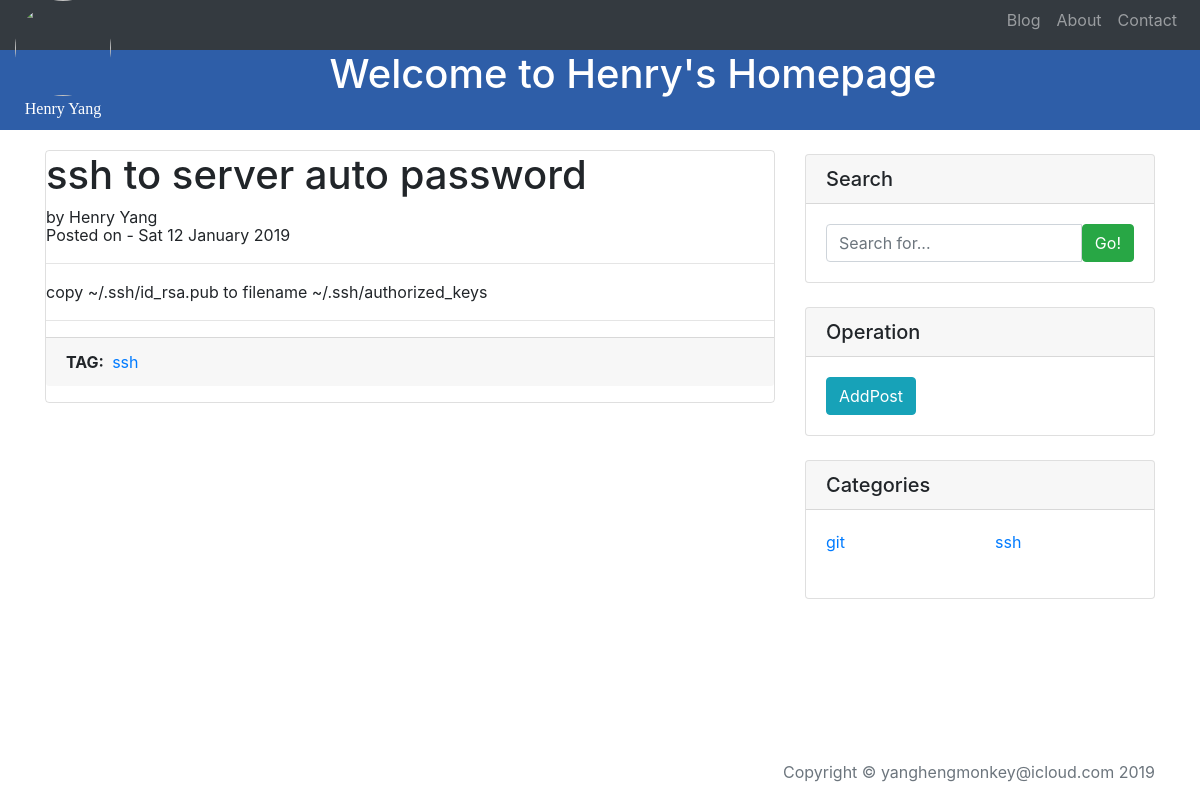
The page /blog/3/ on the database as committed earlier.
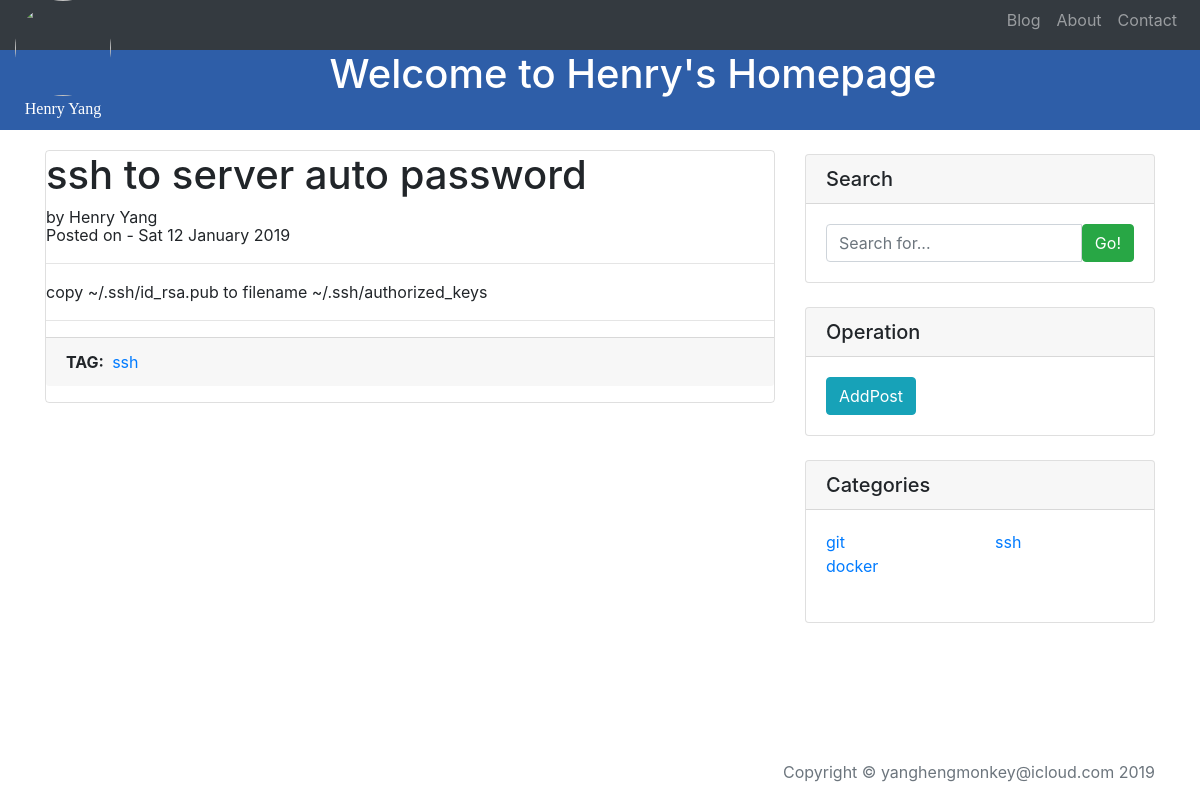
The same page on the database as committed later.
### blog/views.py (the view)
# urls.py: url(r'^(?P<pk>[0-9]+)/$', views.PostDetailView.as_view(), name='detail'),
class PostDetailView(DetailView):
    model = Post
    template_name = 'blog/detail.html'
    def get_context_data(self, **kwargs):
        context = super().get_context_data(**kwargs)
        context['tags'] = Tag.objects.all()
        return context

### blog/templates/blog/detail.html (shortened to what this page needs)
{% extends 'base/base.html' %}
{% block body %}
    <div class='container'>
        <div class="row">
            <div class="col-sm-8">
                <div style="
                            background-clip:border-box;
                            border: 1px solid rgba(0,0,0,0.125);
                            border-radius: 0.25rem;
                            position:relative;
                            margin-top: 20px;
                            display: -ms-flexbox;
                            -ms-flex-direction: column;
                            flex-direction: column;
                            ">
                    <h1 class="card-title">{{ post.title }}</h1>
                    <p class="card-subtitle">by {{ post.author }}
                    </p>
                    <p class="card-subtitle">Posted on - {{ post.published_date|date:'D d F Y' }}</p>
                    <hr>
                    <p clas="card-body">{{ post.content|safe }}</p>
                    <hr>
                    <p class="card-footer"><b>TAG:&nbsp</b>
                        {% for tag in post.tags.all %}
                        <a href="{% url 'blog:tagpage' tag %}">{{ tag }}
                        </a>
                        {% endfor %}
                    </p>
                </div>
            </div>
            {% include 'blog/sidebar.html' %}
        </div>
    </div>
{% endblock %}

### blog/templates/blog/category_card.html (shortened to what this page needs)
<div class="card my-4">
     <h5 class="card-header">Categories</h5>
     <div class="card-body">
         {% for tag in tags %}
         {% if forloop.counter0|divisibleby:2 %}
         <div class="row">
         {% endif %}
             <div class="col-lg-6">
                 <ul class="list-unstyled mb-0">
                     <li>
                         <a href="{% url 'blog:tagpage' tag %}">{{ tag }}</a>
                     </li>
                 </ul>
             </div>
         {% if forloop.counter|divisibleby:2 or forloop.last %}
         </div>
         {% endif %}
         {% endfor %}
     </div>
    <br>
</div>

Rows that differ between the two databases and show on the page:
added Tag: name "docker", shown under "Categories"
